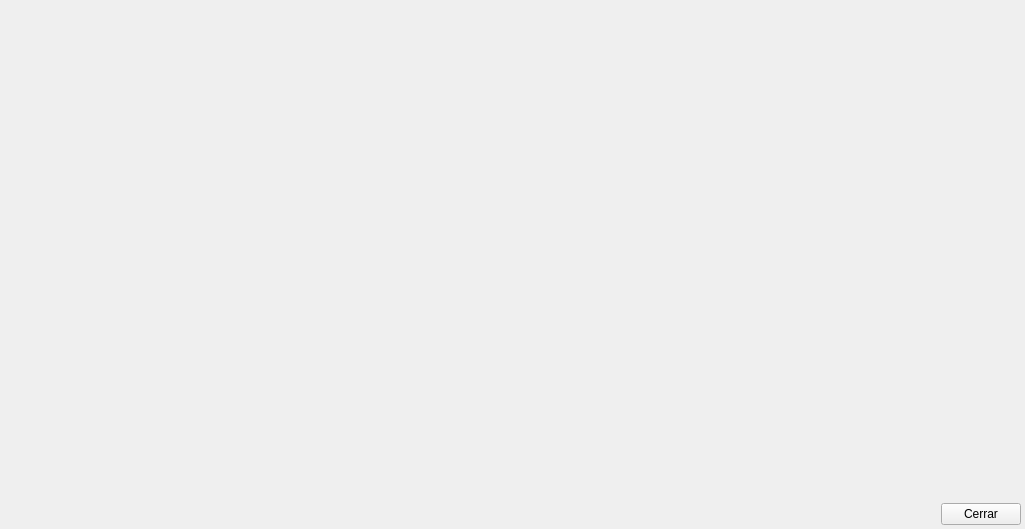
<ui version="4.0" >
 <author></author>
 <comment></comment>
 <exportmacro></exportmacro>
 <class>ActualizacionesBase</class>
 <widget class="QWidget" name="ActualizacionesBase" >
  <property name="geometry" >
   <rect>
    <x>0</x>
    <y>0</y>
    <width>1025</width>
    <height>529</height>
   </rect>
  </property>
  <property name="windowTitle" >
   <string>Ayuda</string>
  </property>
  <property name="windowIcon" >
   <iconset resource="../../../bulmages-recursos-graficos.qrc" >:/BulmaCont32x32/images/pendientes/i_tux.png</iconset>
  </property>
  <layout class="QGridLayout" >
   <property name="margin" >
    <number>4</number>
   </property>
   <property name="spacing" >
    <number>4</number>
   </property>
   <item row="0" column="0" colspan="2" >
    <widget class="Q3TextBrowser" name="textBrowser1" />
   </item>
   <item row="1" column="1" >
    <widget class="QPushButton" name="pushButton1" >
     <property name="text" >
      <string>Cerrar</string>
     </property>
    </widget>
   </item>
   <item row="1" column="0" >
    <spacer>
     <property name="orientation" >
      <enum>Qt::Horizontal</enum>
     </property>
     <property name="sizeType" >
      <enum>QSizePolicy::Expanding</enum>
     </property>
     <property name="sizeHint" >
      <size>
       <width>311</width>
       <height>21</height>
      </size>
     </property>
    </spacer>
   </item>
  </layout>
 </widget>
 <layoutdefault spacing="4" margin="4" />
 <pixmapfunction>qPixmapFromMimeSource</pixmapfunction>
 <customwidgets>
  <customwidget>
   <class>Q3TextBrowser</class>
   <extends>QWidget</extends>
   <header>q3textbrowser.h</header>
   <container>1</container>
   <pixmap></pixmap>
  </customwidget>
 </customwidgets>
 <resources>
  <include location="../../../bulmages-recursos-graficos.qrc" />
 </resources>
 <connections/>
</ui>
